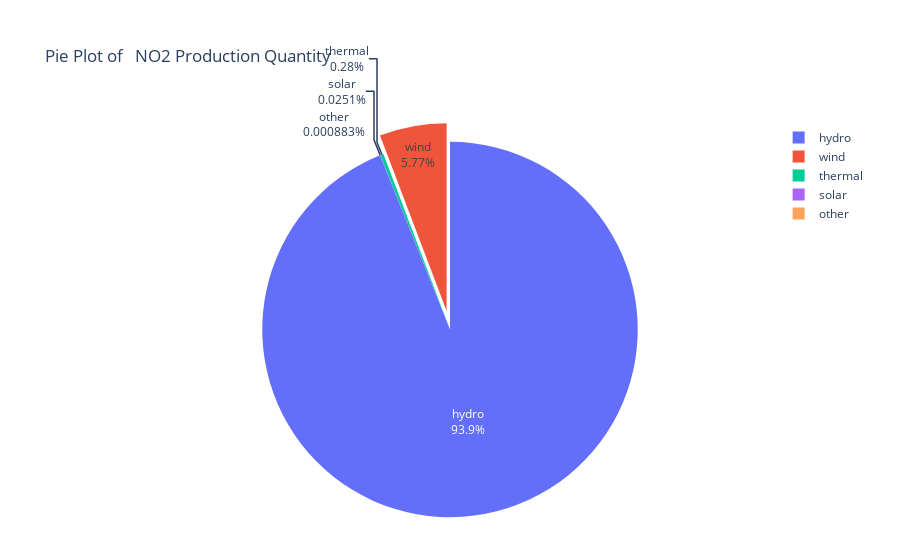

The cell this chart's notebook holds for it:
### Code cell
#Using plotly
import plotly.express as px
#Creating a Plotly pie chart
fig = px.pie(pandas_df_pie,
    names="productionGroup",   
    values="Quantity(Kwh)",  
    title=f"Pie Plot of {chosen_area} Production Quantity")

# Showing the figure
fig.update_traces(textinfo='percent+label', pull=[0.1, 0.1, 0])  
fig.update_layout(margin=dict(t=0, b=0, l=0, r=0))  
fig.show()

### Figure 1 — Plotly figure (JSON) as saved in the notebook; plotly's stock layout.template omitted (floating-point values rounded to 4 significant figures)
{"data": [{"domain": {"x": [0, 1], "y": [0, 1]}, "hovertemplate": "productionGroup=%{label}<br>Quantity(Kwh)=%{value}<extra></extra>", "labels": ["wind", "other", "hydro", "thermal", "solar"], "legendgroup": "", "name": "", "pull": [0.1, 0.1, 0], "showlegend": true, "textinfo": "percent+label", "type": "pie", "values": [3221000000.0, 492900.0, 52400000000.0, 156400000.0, 13990000.0]}], "layout": {"legend": {"tracegroupgap": 0}, "margin": {"b": 0, "l": 0, "r": 0, "t": 0}, "title": {"text": "Pie Plot of \n NO2 Production Quantity"}}}
